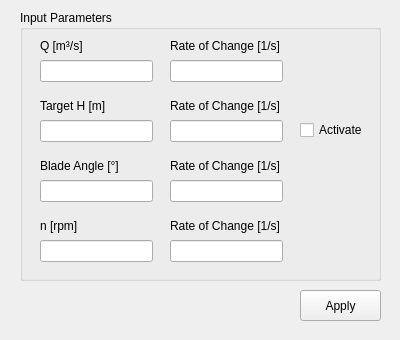
<?xml version="1.0" encoding="UTF-8"?>
<ui version="4.0">
 <class>FormManualAutomaticControl</class>
 <widget class="QWidget" name="FormManualAutomaticControl">
  <property name="geometry">
   <rect>
    <x>0</x>
    <y>0</y>
    <width>400</width>
    <height>340</height>
   </rect>
  </property>
  <property name="windowTitle">
   <string>Form</string>
  </property>
  <widget class="QLineEdit" name="lineEdit_H_t">
   <property name="geometry">
    <rect>
     <x>40</x>
     <y>120</y>
     <width>113</width>
     <height>22</height>
    </rect>
   </property>
  </widget>
  <widget class="QLabel" name="label_H_t">
   <property name="geometry">
    <rect>
     <x>40</x>
     <y>90</y>
     <width>101</width>
     <height>31</height>
    </rect>
   </property>
   <property name="text">
    <string>Target H [m]</string>
   </property>
  </widget>
  <widget class="QLabel" name="label_T_t_rate">
   <property name="geometry">
    <rect>
     <x>170</x>
     <y>90</y>
     <width>111</width>
     <height>31</height>
    </rect>
   </property>
   <property name="text">
    <string>Rate of Change [1/s]</string>
   </property>
  </widget>
  <widget class="QLineEdit" name="lineEdit_H_t_rate">
   <property name="geometry">
    <rect>
     <x>170</x>
     <y>120</y>
     <width>113</width>
     <height>22</height>
    </rect>
   </property>
  </widget>
  <widget class="QLabel" name="label_Q">
   <property name="geometry">
    <rect>
     <x>40</x>
     <y>30</y>
     <width>101</width>
     <height>31</height>
    </rect>
   </property>
   <property name="text">
    <string>Q [m³/s]</string>
   </property>
  </widget>
  <widget class="QLineEdit" name="lineEdit_Q_rate">
   <property name="geometry">
    <rect>
     <x>170</x>
     <y>60</y>
     <width>113</width>
     <height>22</height>
    </rect>
   </property>
  </widget>
  <widget class="QLineEdit" name="lineEdit_Q">
   <property name="geometry">
    <rect>
     <x>40</x>
     <y>60</y>
     <width>113</width>
     <height>22</height>
    </rect>
   </property>
  </widget>
  <widget class="QLabel" name="label_Q_rate">
   <property name="geometry">
    <rect>
     <x>170</x>
     <y>30</y>
     <width>111</width>
     <height>31</height>
    </rect>
   </property>
   <property name="text">
    <string>Rate of Change [1/s]</string>
   </property>
  </widget>
  <widget class="QLabel" name="label_blade_angle">
   <property name="geometry">
    <rect>
     <x>40</x>
     <y>150</y>
     <width>101</width>
     <height>31</height>
    </rect>
   </property>
   <property name="text">
    <string>Blade Angle [°]</string>
   </property>
  </widget>
  <widget class="QLineEdit" name="lineEdit_blade_angle">
   <property name="geometry">
    <rect>
     <x>40</x>
     <y>180</y>
     <width>113</width>
     <height>22</height>
    </rect>
   </property>
  </widget>
  <widget class="QLabel" name="label_n">
   <property name="geometry">
    <rect>
     <x>40</x>
     <y>210</y>
     <width>101</width>
     <height>31</height>
    </rect>
   </property>
   <property name="text">
    <string>n [rpm]</string>
   </property>
  </widget>
  <widget class="QLineEdit" name="lineEdit_n">
   <property name="geometry">
    <rect>
     <x>40</x>
     <y>240</y>
     <width>113</width>
     <height>22</height>
    </rect>
   </property>
  </widget>
  <widget class="QLineEdit" name="lineEdit_blade_angle_rate">
   <property name="geometry">
    <rect>
     <x>170</x>
     <y>180</y>
     <width>113</width>
     <height>22</height>
    </rect>
   </property>
  </widget>
  <widget class="QLabel" name="label_blade_angle_rate">
   <property name="geometry">
    <rect>
     <x>170</x>
     <y>150</y>
     <width>111</width>
     <height>31</height>
    </rect>
   </property>
   <property name="text">
    <string>Rate of Change [1/s]</string>
   </property>
  </widget>
  <widget class="QLineEdit" name="lineEdit_n_rate">
   <property name="geometry">
    <rect>
     <x>170</x>
     <y>240</y>
     <width>113</width>
     <height>22</height>
    </rect>
   </property>
  </widget>
  <widget class="QLabel" name="label_n_rate">
   <property name="geometry">
    <rect>
     <x>170</x>
     <y>210</y>
     <width>111</width>
     <height>31</height>
    </rect>
   </property>
   <property name="text">
    <string>Rate of Change [1/s]</string>
   </property>
  </widget>
  <widget class="QCheckBox" name="checkBox">
   <property name="geometry">
    <rect>
     <x>300</x>
     <y>120</y>
     <width>75</width>
     <height>20</height>
    </rect>
   </property>
   <property name="text">
    <string>Activate</string>
   </property>
  </widget>
  <widget class="QGroupBox" name="groupBox">
   <property name="geometry">
    <rect>
     <x>20</x>
     <y>10</y>
     <width>361</width>
     <height>271</height>
    </rect>
   </property>
   <property name="title">
    <string>Input Parameters</string>
   </property>
  </widget>
  <widget class="QPushButton" name="pushButtonApply">
   <property name="geometry">
    <rect>
     <x>300</x>
     <y>290</y>
     <width>81</width>
     <height>31</height>
    </rect>
   </property>
   <property name="text">
    <string>Apply</string>
   </property>
  </widget>
  <zorder>groupBox</zorder>
  <zorder>lineEdit_H_t</zorder>
  <zorder>label_H_t</zorder>
  <zorder>label_T_t_rate</zorder>
  <zorder>lineEdit_H_t_rate</zorder>
  <zorder>label_Q</zorder>
  <zorder>lineEdit_Q_rate</zorder>
  <zorder>lineEdit_Q</zorder>
  <zorder>label_Q_rate</zorder>
  <zorder>label_blade_angle</zorder>
  <zorder>lineEdit_blade_angle</zorder>
  <zorder>label_n</zorder>
  <zorder>lineEdit_n</zorder>
  <zorder>lineEdit_blade_angle_rate</zorder>
  <zorder>label_blade_angle_rate</zorder>
  <zorder>lineEdit_n_rate</zorder>
  <zorder>label_n_rate</zorder>
  <zorder>checkBox</zorder>
  <zorder>pushButtonApply</zorder>
 </widget>
 <resources/>
 <connections/>
</ui>
